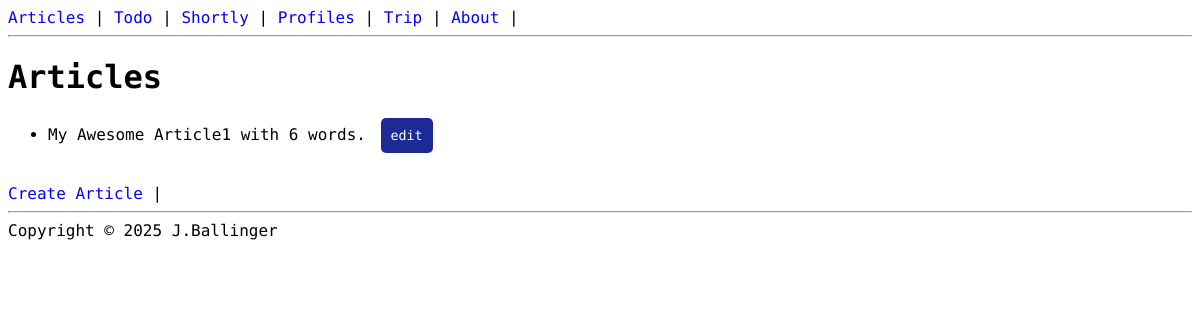
The app's page /articles/ with its own data.
### app/models.py (models this page shows, shortened)
class Article(models.Model):
  title = models.CharField(max_length=100)
  content = models.TextField(blank=True, default="")
  word_count = models.IntegerField(blank=True, default="")
  twitter_post = models.TextField(blank=True, default="")
  status = models.CharField(
      max_length=20,
      choices=ARTICLE_STATUS,
      default="draft"
  )
  created_at = models.DateTimeField(auto_now_add=True)
  updated_at = models.DateTimeField(auto_now=True)

### app/views.py (the view)
# urls.py: path("", ArticleListView.as_view(), name="articles"),
class ArticleListView(ListView):
  template_name = "app/home.html"
  model = Article
  context_object_name = "articles"

### templates/app/home.html (shortened to what this page needs)
{% extends "base.html" %}
{% block content %}
    <h1>Articles</h1>
    {% if articles %}
      <ul>
        {% for article in articles %}
          <li>{{article.title}} with {{article.word_count}} word{{ article.word_count | pluralize }}.
            <a href="{% url 'update_article' article.id %}"
              ><button type="button" id="action-1">edit</button>
            </a>
          </li>
        {% endfor %}
      </ul>
    {% else%}
      <p>You have no articles.</p>
    {% endif %}
    <a href="{% url 'create_article' %}">Create Article</a> |
{% endblock content %}

### todo_app/static/styles.css (style rules this page uses)
body { font-family: 'Martian Mono', monospace; }
button[type="button"] { background-color: #4caf50; border: none; border-radius: 5px; margin-left: 5px; margin-bottom: 15px; font-family: 'Martian Mono', monospace; padding: 10px; color: white; cursor: pointer; }
#action-1 { background-color: #1c2a95; }
nav a, a { text-decoration: none; color: blue; }

### records on screen
Article: title "My Awesome Article1", word_count "6", word_count|pluralize "s"
